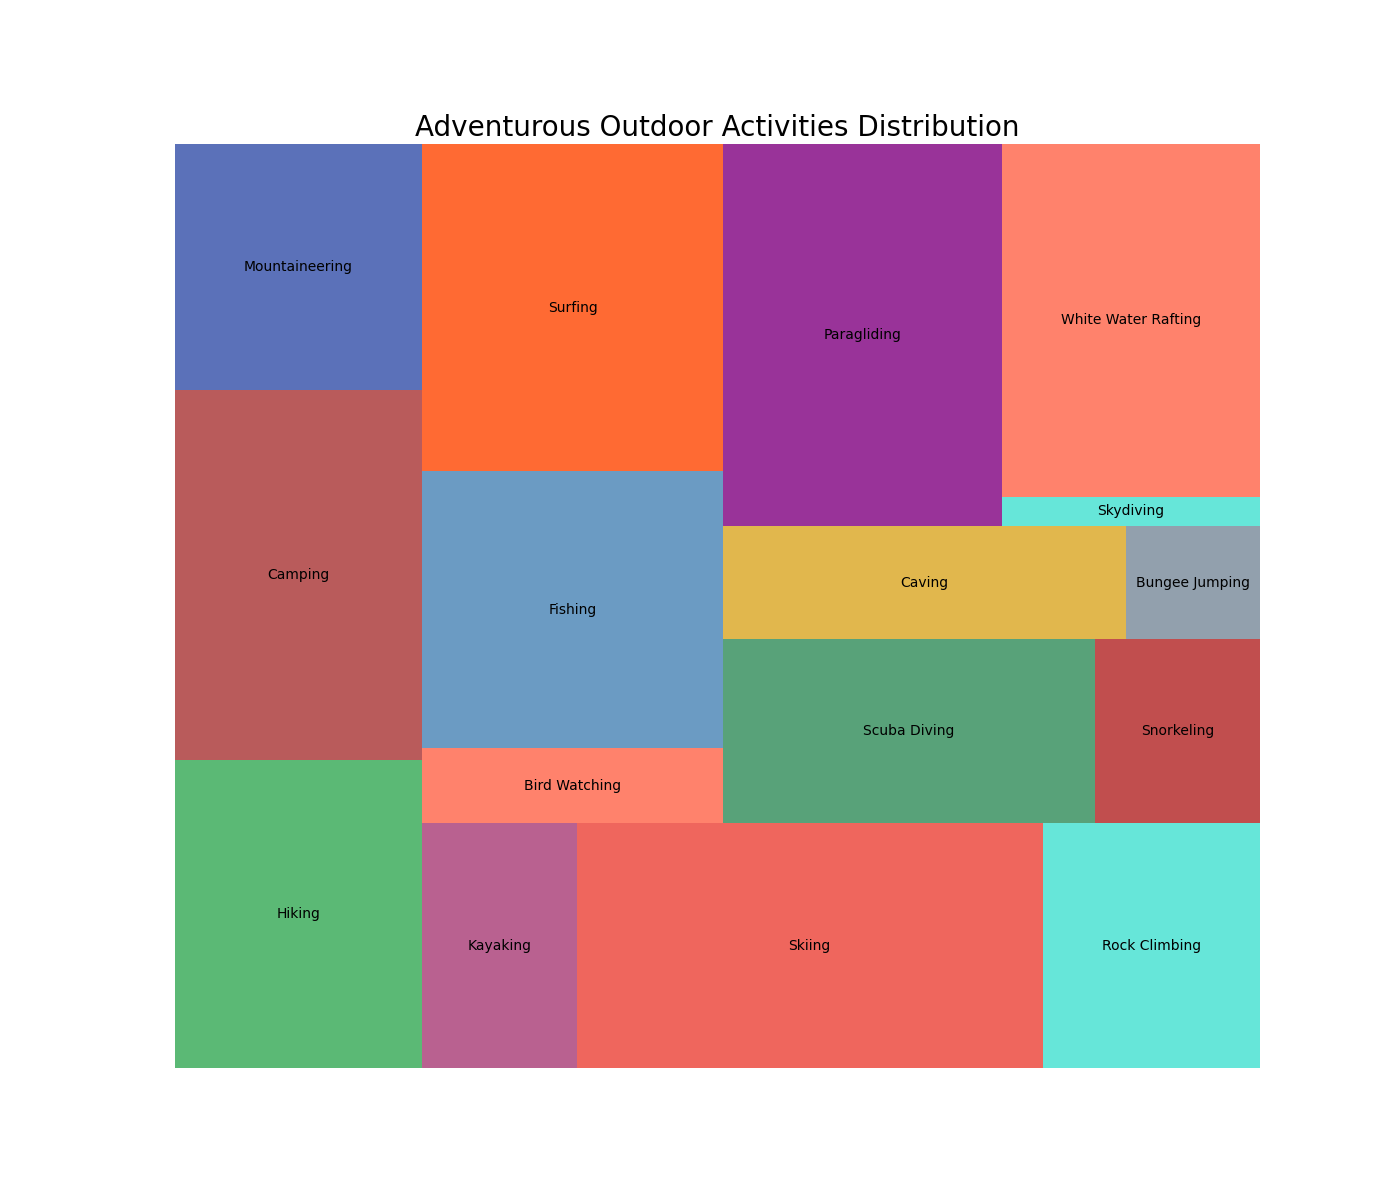

The script that drew this image:

import matplotlib.pyplot as plt
import squarify

labels = [
    'Hiking', 'Camping', 'Mountaineering', 'Kayaking', 'Skiing', 
    'Rock Climbing', 'Bird Watching', 'Fishing', 'Surfing', 
    'Scuba Diving', 'Snorkeling', 'Caving', 'Bungee Jumping', 
    'Paragliding', 'Skydiving', 'White Water Rafting'
]
sizes = [10, 12, 8, 5, 15, 7, 3, 11, 13, 9, 4, 6, 2, 14, 1, 12]
colors = [
    '#32a852', '#a83232', '#324da8', '#a83a74', '#eb4034', 
    '#40e0d0', '#ff6347', '#4682b4', '#ff4500', '#2e8b57', 
    '#b22222', '#daa520', '#778899', '#800080', '#40e0d0', 
    '#ff6347'
]

plt.figure(figsize=(14, 12))
squarify.plot(sizes=sizes, label=labels, color=colors, alpha=0.8)

plt.title('Adventurous Outdoor Activities Distribution', fontsize=20)
plt.axis('off')

plt.show()
